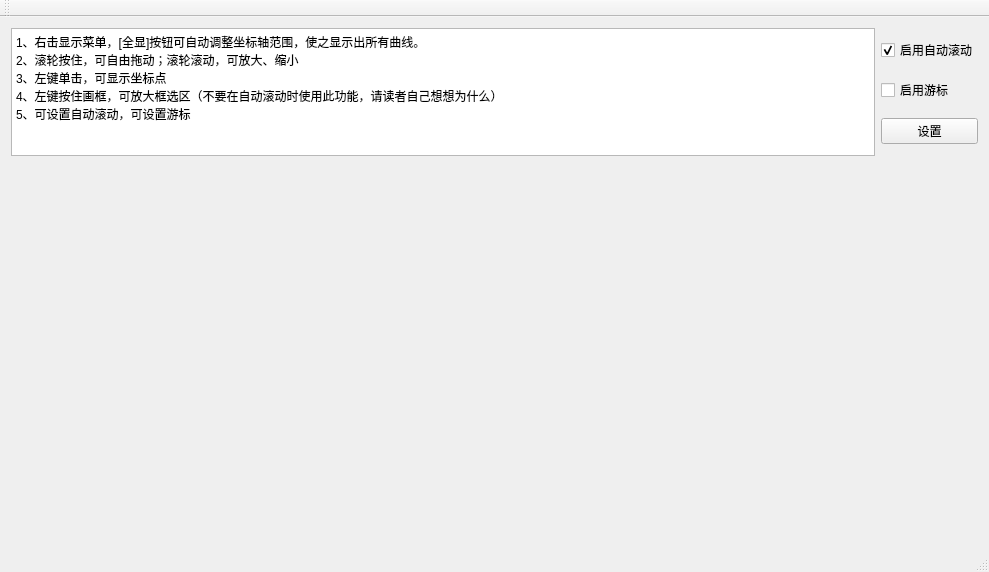
<?xml version="1.0" encoding="UTF-8"?>
<ui version="4.0">
 <class>MainWindow</class>
 <widget class="QMainWindow" name="MainWindow">
  <property name="geometry">
   <rect>
    <x>0</x>
    <y>0</y>
    <width>989</width>
    <height>572</height>
   </rect>
  </property>
  <property name="windowTitle">
   <string>MainWindow</string>
  </property>
  <widget class="QWidget" name="centralWidget">
   <layout class="QVBoxLayout" name="verticalLayout_3">
    <item>
     <layout class="QVBoxLayout" name="verticalLayout_2" stretch="1,3">
      <item>
       <layout class="QHBoxLayout" name="horizontalLayout">
        <item>
         <widget class="QPlainTextEdit" name="plainTextEdit">
          <property name="readOnly">
           <bool>true</bool>
          </property>
          <property name="plainText">
           <string>1、右击显示菜单，[全显]按钮可自动调整坐标轴范围，使之显示出所有曲线。
2、滚轮按住，可自由拖动；滚轮滚动，可放大、缩小
3、左键单击，可显示坐标点
4、左键按住画框，可放大框选区（不要在自动滚动时使用此功能，请读者自己想想为什么）
5、可设置自动滚动，可设置游标
</string>
          </property>
         </widget>
        </item>
        <item>
         <layout class="QVBoxLayout" name="verticalLayout">
          <item>
           <widget class="QCheckBox" name="checkBox_scroll">
            <property name="text">
             <string>启用自动滚动</string>
            </property>
            <property name="checked">
             <bool>true</bool>
            </property>
           </widget>
          </item>
          <item>
           <widget class="QCheckBox" name="checkBox_tracer">
            <property name="text">
             <string>启用游标</string>
            </property>
           </widget>
          </item>
          <item>
           <widget class="QPushButton" name="SettingBtn">
            <property name="text">
             <string>设置</string>
            </property>
           </widget>
          </item>
         </layout>
        </item>
       </layout>
      </item>
      <item>
       <layout class="QHBoxLayout" name="horizontalLayout_4" stretch="3,1">
        <item>
         <layout class="QHBoxLayout" name="wave">
          <property name="spacing">
           <number>6</number>
          </property>
         </layout>
        </item>
        <item>
         <layout class="QHBoxLayout" name="btn">
          <property name="spacing">
           <number>6</number>
          </property>
         </layout>
        </item>
       </layout>
      </item>
     </layout>
    </item>
   </layout>
  </widget>
  <widget class="QMenuBar" name="menuBar">
   <property name="geometry">
    <rect>
     <x>0</x>
     <y>0</y>
     <width>989</width>
     <height>26</height>
    </rect>
   </property>
  </widget>
  <widget class="QToolBar" name="mainToolBar">
   <attribute name="toolBarArea">
    <enum>TopToolBarArea</enum>
   </attribute>
   <attribute name="toolBarBreak">
    <bool>false</bool>
   </attribute>
  </widget>
  <widget class="QStatusBar" name="statusBar"/>
 </widget>
 <layoutdefault spacing="6" margin="11"/>
 <resources/>
 <connections/>
</ui>
